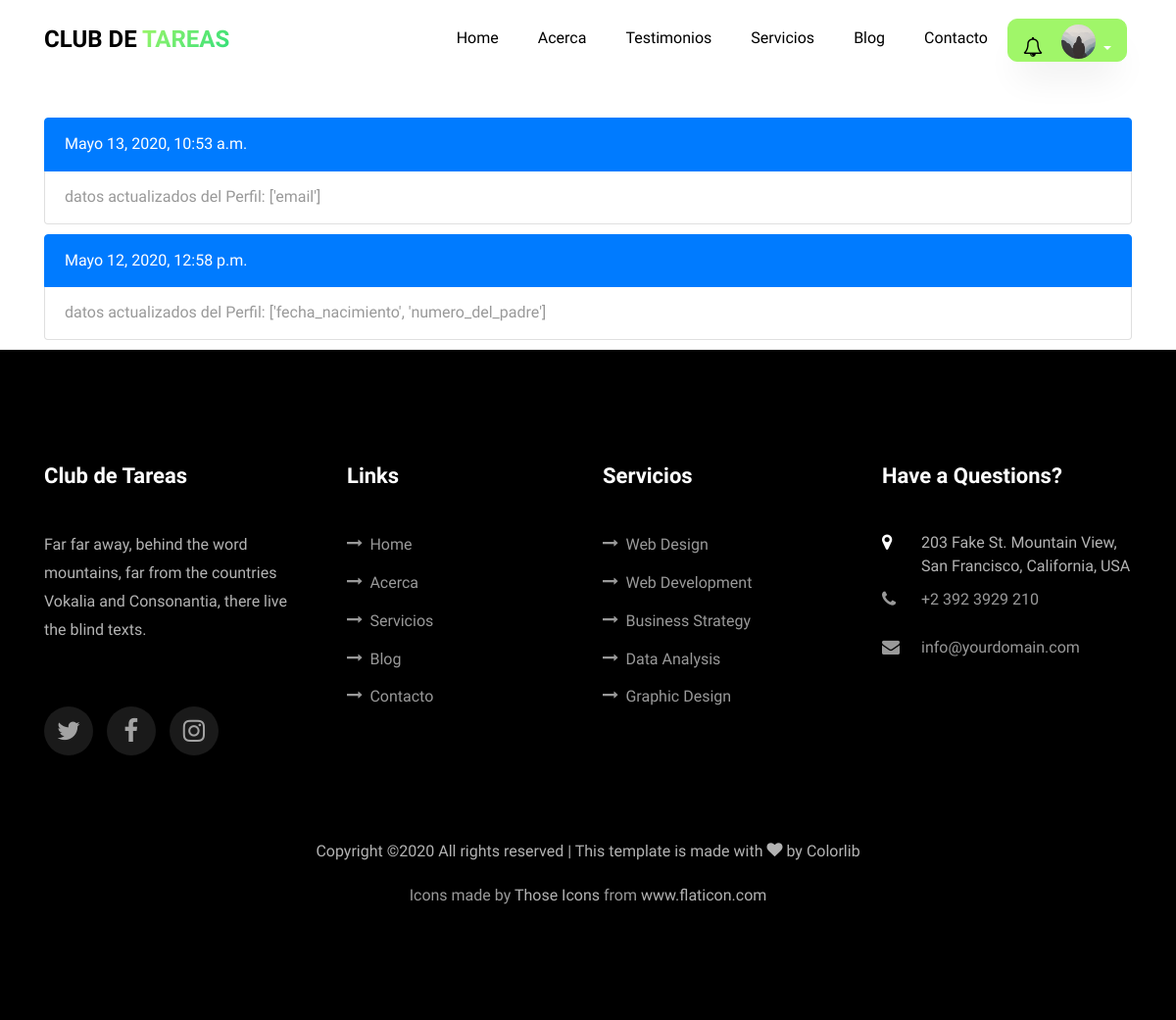
The page /historial/ (signed in) on the database as committed earlier.
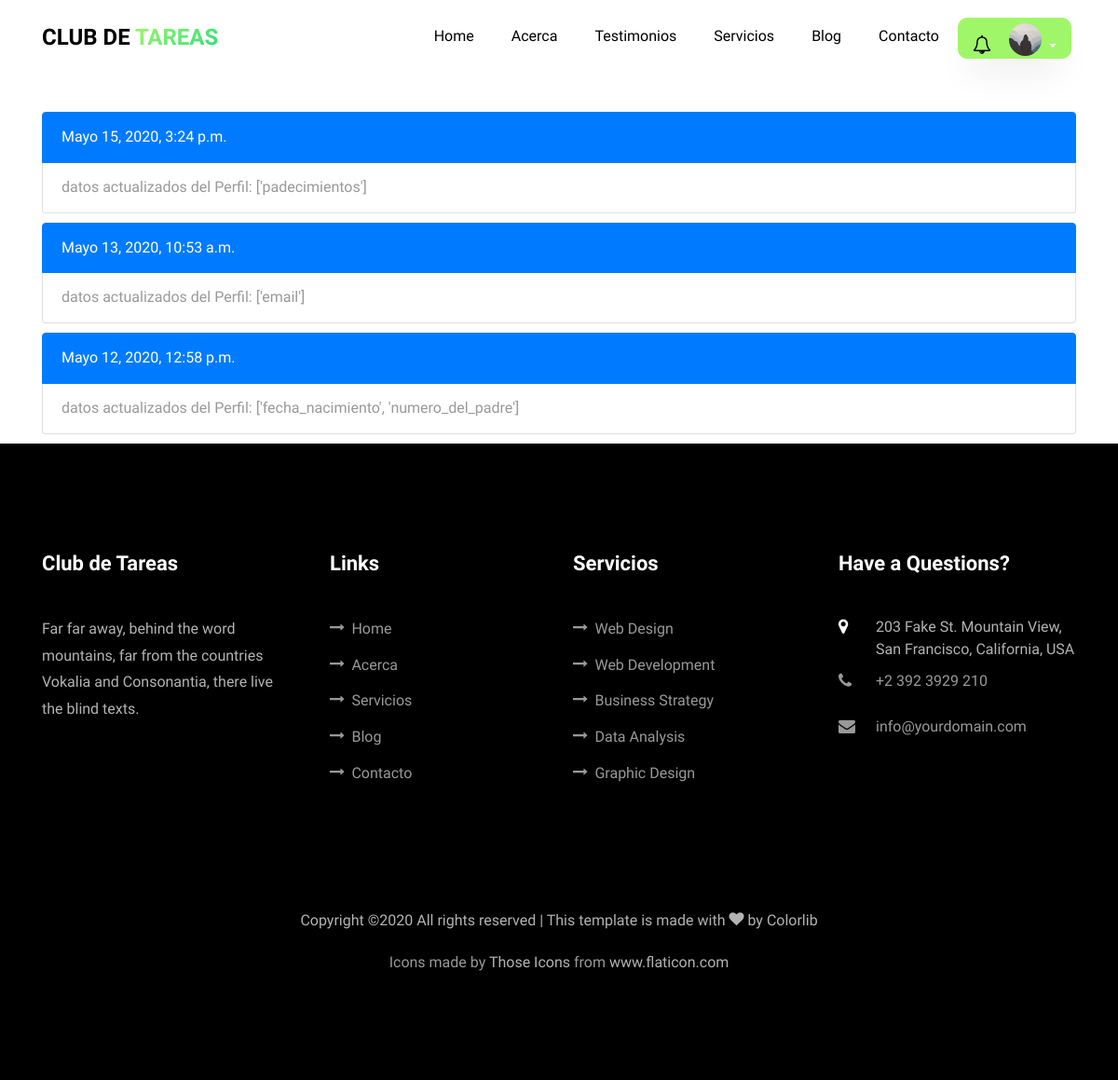
The same page on the database as committed later.
### app/models.py (models this page shows)
class Historial_User(models.Model):
      mensaje = models.CharField(max_length=200)
      usuario = models.ForeignKey(settings.AUTH_USER_MODEL,related_name="historial",on_delete=models.CASCADE)
      fecha = models.DateTimeField(auto_now_add=True,null=True)
      class Meta:
          verbose_name_plural= "Actividad de los Usuarios"

### app/views.py (the view)
# urls.py: path('historial/',views.historial,name='historial'),
@login_required
def historial(request):
    historial = request.user.historial.all().order_by('-fecha')
    context = {
    'historial': historial
    }
    return render(request,'app/historial.html',context)

### app/templates/app/historial.html (shortened to what this page needs)
{% extends 'main/base.html' %}
{% load static %}
{% block content %}
<section>
  <div class="container">
    <div class="row"  style="margin-top:120px">
        <div class="col-md-12 ftco-animate">
          {% if historial %}
              {% for instancia in historial %}
              <ul class="list-group" style="padding-bottom: 10px">
                    <li class="list-group-item active">{{instancia.fecha }}</li>
                    <li class="list-group-item">{{ instancia.mensaje}}</li>
              </ul>
              {% endfor %}
          {% else %}
          <ul class="list-group" style="padding-bottom: 80px">
                <li class="list-group-item">Los campos de Perfil no han sido actualizados</li>
          </ul>
          {% endif%}
        </div>
        </div>
    </div>
</section>
{% endblock content%}

### templates/main/base.html (shortened to what the changed rows need)
{% load static %}
{% load notifications_tags %}
{% notifications_unread as unread_count %}
<!DOCTYPE html>
<html lang="es">
  <head>
    <link rel="stylesheet" href="{% static 'main/css/fonts.css'%}">
    <link rel="stylesheet" href="{% static 'main/css/open-iconic-bootstrap.min.css'%}">
    <link rel="stylesheet" href="{% static 'main/css/animate.css'%}">
    <link rel="stylesheet" href="{% static 'main/css/search.css'%}">
    <link rel="stylesheet" href="{% static 'main/css/owl.carousel.min.css'%}">
    <link rel="stylesheet" href="{% static 'main/css/owl.theme.default.min.css'%}">
    <link rel="stylesheet" href="{% static 'main/css/magnific-popup.css'%}">
    <link rel="stylesheet" href="{% static 'main/css/aos.css'%}">
    <link rel="stylesheet" href="{% static 'main/css/ionicons.min.css'%}">
    <link rel="stylesheet" href="{% static 'main/css/flaticon.css' %}">
    <link rel="stylesheet" href="{% static 'main/css/icomoon.css' %}">
    <link rel="stylesheet" href="{% static 'main/css/style.css' %}">
    <link rel="stylesheet" href="{% static 'main/css/fix.css' %}">
    <link rel='stylesheet' href="https://cdnjs.cloudflare.com/ajax/libs/fullcalendar/3.1.0/fullcalendar.min.css" />
  </head>
  <body  data-target=".site-navbar-target" data-offset="300">
    {% block content %}{% endblock %}
    <footer class="ftco-footer ftco-section">
      <div class="container">
        <div class="row mb-5">
          <div class="col-md">
            <div class="ftco-footer-widget mb-4">
              <h2 class="ftco-heading-2">Club de Tareas</h2>
              <ul class="ftco-footer-social list-unstyled float-md-left float-lft mt-5">
                <li class="ftco-animate"><a href="#"><span class="icon-twitter"></span></a></li>
                <li class="ftco-animate"><a href="#"><span class="icon-facebook"></span></a></li>
                <li class="ftco-animate"><a href="#"><span class="icon-instagram"></span></a></li>
              </ul>
            </div>
          </div>
          <div class="col-md">
            <div class="ftco-footer-widget mb-4 ml-md-4">
              <h2 class="ftco-heading-2">Links</h2>
            </div>
          </div>
          <div class="col-md">
             <div class="ftco-footer-widget mb-4">
              <h2 class="ftco-heading-2">Servicios</h2>
            </div>
          </div>
          <div class="col-md">
            <div class="ftco-footer-widget mb-4">
            	<h2 class="ftco-heading-2">Have a Questions?</h2>
            </div>
          </div>
        </div>
      </div>
    </footer>
  </body>
</html>

Rows that differ between the two databases and show on the page:
added Historial_User: fecha "Mayo 15, 2020, 3:24 p.m.", mensaje "datos actualizados del Perfil: ['padecimientos']"
